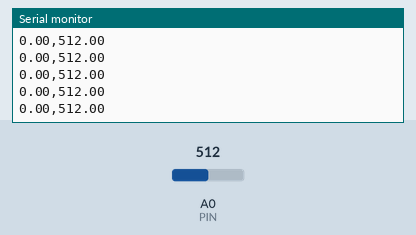
A sketch run on a simulated Arduino Uno, built with avr-gcc and run on an emulated ATmega328P. Shown: the last lines printed to the serial monitor. Inputs (shaded band) come from the test bench; at power-on: A0 (PIN) = 512.

Above: at 4.2 s.
4.3 s: A0 (PIN) set to 11
At 5.2 s:
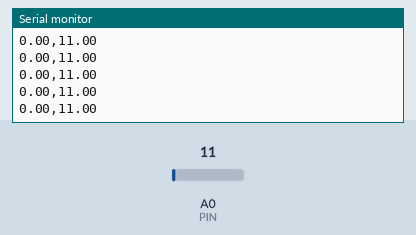
5.8 s: A0 (PIN) set to 8
At 6.7 s:
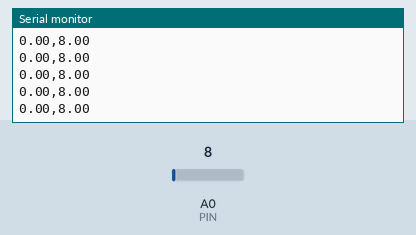
Timing chart, 0 to 8.8 s (numbered marks = the images above; inputs shaded):
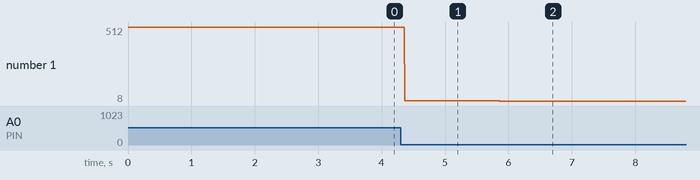

The sketch:

interface.ino
```cpp
// ここではrhoとphiを送信する
// rhoは曲げセンサの値と曲率半径の関係として記述し，phiはI2Cで読み取った読み取り値をそのまま送信する

#include <stdint.h>
#include <Wire.h>
#define AS5600_AS5601_DEV_ADDRESS 0x36
#define AS5600_AS5601_REG_RAW_ANGLE 0x0C

#define PIN A0

void setup()
{
    // I2C init
    Wire.begin();
    Wire.setClock(400000); // 400kHz

    // Serial init
    Serial.begin(9600);

    // Set analog pin
    pinMode(PIN, INPUT);
}

void loop()
{
    // Read angle value from encoder
    // float angle = ReadRotateAngle();
    float angle = 0;
    // Read bend sensor value
    float bend_angle = ReadBendAngle();

    // Send angle value to PC
    Serial.print(angle, 2);
    Serial.print(",");
    Serial.println(bend_angle, 2);

    delay(10);
}

float ReadRotateAngle()
{
    // Read RAW_ANGLE value from encoder
    Wire.beginTransmission(AS5600_AS5601_DEV_ADDRESS);
    Wire.write(AS5600_AS5601_REG_RAW_ANGLE);
    Wire.endTransmission(false);
    Wire.requestFrom(AS5600_AS5601_DEV_ADDRESS, 2);
    uint16_t RawAngle = 0;
    RawAngle = ((uint16_t)Wire.read() << 8) & 0x0F00;
    RawAngle |= (uint16_t)Wire.read();
    // Raw angle value (0 ~ 4095) is stored in RawAngle

    RawAngle = (float)RawAngle * 360.0f / 4096.0f;
    return RawAngle;
}

float ReadBendAngle()
{
    // Read bend sensor value
    // Read bend sensor value from analog pin
    int bendSensorValue = analogRead(PIN);

    // Convert bend sensor value to bend angle
    // using the relationships between bendsensorvalue and curvature
    float bend_angle = bendSensorValue;
    // float bend_angle = BendToCurvature();

    return bend_angle;
}

float BendToCurvature()
{
    // describe the relationships between bend and curvature
    // 670-750-830
}
```

Measured:
- after the input at 4.3 s, the serial monitor: prints a new line after 0.07 s (image 1)
- after the input at 5.8 s, the serial monitor: prints a new line after 0.07 s (image 2)
- plotted number 1: 512 → 11 after the input at 4.3 s, 11 → 8 after the input at 5.8 s
